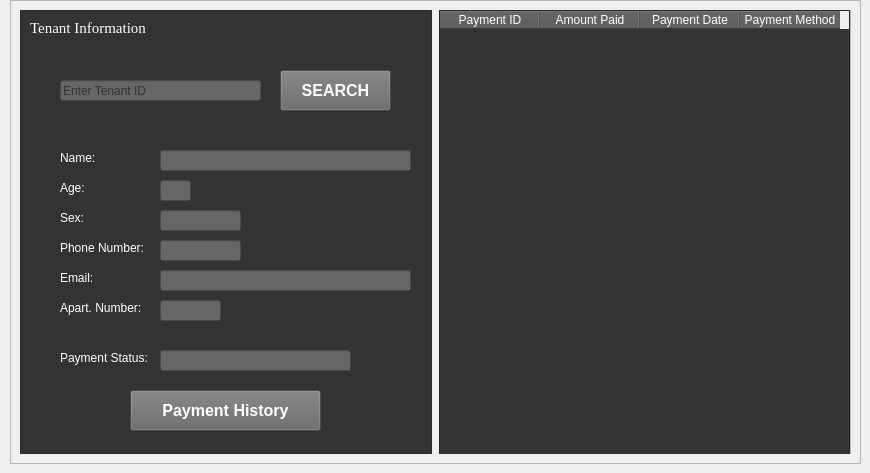
            <widget class="QWidget" name="TenantInfoPage">
             <widget class="QFrame" name="frame_9">
              <property name="geometry">
               <rect>
                <x>10</x>
                <y>0</y>
                <width>851</width>
                <height>464</height>
               </rect>
              </property>
              <property name="frameShape">
               <enum>QFrame::StyledPanel</enum>
              </property>
              <property name="frameShadow">
               <enum>QFrame::Raised</enum>
              </property>
              <layout class="QHBoxLayout" name="horizontalLayout_6">
               <item>
                <widget class="QFrame" name="frame_10">
                 <property name="styleSheet">
                  <string notr="true">background-color: #333333;
color: white;</string>
                 </property>
                 <property name="frameShape">
                  <enum>QFrame::StyledPanel</enum>
                 </property>
                 <property name="frameShadow">
                  <enum>QFrame::Raised</enum>
                 </property>
                 <widget class="QLabel" name="page_label_2">
                  <property name="geometry">
                   <rect>
                    <x>10</x>
                    <y>10</y>
                    <width>201</width>
                    <height>16</height>
                   </rect>
                  </property>
                  <property name="font">
                   <font>
                    <family>Times New Roman</family>
                    <pointsize>11</pointsize>
                   </font>
                  </property>
                  <property name="text">
                   <string>Tenant Information</string>
                  </property>
                 </widget>
                 <widget class="QLineEdit" name="Name_line_edit_2">
                  <property name="geometry">
                   <rect>
                    <x>140</x>
                    <y>140</y>
                    <width>251</width>
                    <height>21</height>
                   </rect>
                  </property>
                  <property name="styleSheet">
                   <string notr="true">QLineEdit {
    background-color: #666666;
    color: black;
}

QLineEdit:!hasFocus {
    color: white;
}
</string>
                  </property>
                  <property name="placeholderText">
                   <string/>
                  </property>
                 </widget>
                 <widget class="QLabel" name="Name_2">
                  <property name="geometry">
                   <rect>
                    <x>40</x>
                    <y>140</y>
                    <width>41</width>
                    <height>16</height>
                   </rect>
                  </property>
                  <property name="text">
                   <string>Name:</string>
                  </property>
                 </widget>
                 <widget class="QLabel" name="Age_2">
                  <property name="geometry">
                   <rect>
                    <x>40</x>
                    <y>170</y>
                    <width>41</width>
                    <height>16</height>
                   </rect>
                  </property>
                  <property name="text">
                   <string>Age:</string>
                  </property>
                 </widget>
                 <widget class="QLineEdit" name="Age_line_edit_2">
                  <property name="geometry">
                   <rect>
                    <x>140</x>
                    <y>170</y>
                    <width>31</width>
                    <height>21</height>
                   </rect>
                  </property>
                  <property name="styleSheet">
                   <string notr="true">background-color: #666666; color: black;</string>
                  </property>
                 </widget>
                 <widget class="QLabel" name="Sex_2">
                  <property name="geometry">
                   <rect>
                    <x>40</x>
                    <y>200</y>
                    <width>41</width>
                    <height>16</height>
                   </rect>
                  </property>
                  <property name="text">
                   <string>Sex:</string>
                  </property>
                 </widget>
                 <widget class="QLineEdit" name="PhoneNum_line_edit_2">
                  <property name="geometry">
                   <rect>
                    <x>140</x>
                    <y>230</y>
                    <width>81</width>
                    <height>21</height>
                   </rect>
                  </property>
                  <property name="styleSheet">
                   <string notr="true">background-color: #666666; color: black;</string>
                  </property>
                  <property name="placeholderText">
                   <string/>
                  </property>
                 </widget>
                 <widget class="QLineEdit" name="Email_line_edit_2">
                  <property name="geometry">
                   <rect>
                    <x>140</x>
                    <y>260</y>
                    <width>251</width>
                    <height>21</height>
                   </rect>
                  </property>
                  <property name="styleSheet">
                   <string notr="true">background-color: #666666; color: black;</string>
                  </property>
                  <property name="text">
                   <string/>
                  </property>
                 </widget>
                 <widget class="QLabel" name="Phone_number_2">
                  <property name="geometry">
                   <rect>
                    <x>40</x>
                    <y>230</y>
                    <width>91</width>
                    <height>16</height>
                   </rect>
                  </property>
                  <property name="text">
                   <string>Phone Number:</string>
                  </property>
                 </widget>
                 <widget class="QLabel" name="Email_2">
                  <property name="geometry">
                   <rect>
                    <x>40</x>
                    <y>260</y>
                    <width>41</width>
                    <height>16</height>
                   </rect>
                  </property>
                  <property name="text">
                   <string>Email:</string>
                  </property>
                 </widget>
                 <widget class="QLabel" name="Apart_num_2">
                  <property name="geometry">
                   <rect>
                    <x>40</x>
                    <y>290</y>
                    <width>81</width>
                    <height>16</height>
                   </rect>
                  </property>
                  <property name="text">
                   <string>Apart. Number:</string>
                  </property>
                 </widget>
                 <widget class="QPushButton" name="SearchTenantBtn">
                  <property name="geometry">
                   <rect>
                    <x>260</x>
                    <y>60</y>
                    <width>111</width>
                    <height>41</height>
                   </rect>
                  </property>
                  <property name="font">
                   <font>
                    <pointsize>12</pointsize>
                    <bold>true</bold>
                   </font>
                  </property>
                  <property name="styleSheet">
                   <string notr="true">background-color: #666666; color: white
;
</string>
                  </property>
                  <property name="text">
                   <string>SEARCH</string>
                  </property>
                 </widget>
                 <widget class="QPushButton" name="PayHisBtn">
                  <property name="geometry">
                   <rect>
                    <x>110</x>
                    <y>380</y>
                    <width>191</width>
                    <height>41</height>
                   </rect>
                  </property>
                  <property name="font">
                   <font>
                    <pointsize>12</pointsize>
                    <bold>true</bold>
                   </font>
                  </property>
                  <property name="styleSheet">
                   <string notr="true">background-color: #666666; color: white
;
</string>
                  </property>
                  <property name="text">
                   <string>Payment History</string>
                  </property>
                 </widget>
                 <widget class="QLineEdit" name="Search_line_edit">
                  <property name="geometry">
                   <rect>
                    <x>40</x>
                    <y>70</y>
                    <width>201</width>
                    <height>21</height>
                   </rect>
                  </property>
                  <property name="styleSheet">
                   <string notr="true">background-color: #666666; color: black;</string>
                  </property>
                  <property name="placeholderText">
                   <string>Enter Tenant ID</string>
                  </property>
                 </widget>
                 <widget class="QLineEdit" name="Email_line_edit_3">
                  <property name="geometry">
                   <rect>
                    <x>140</x>
                    <y>340</y>
                    <width>191</width>
                    <height>21</height>
                   </rect>
                  </property>
                  <property name="styleSheet">
                   <string notr="true">background-color: #666666; color: black;</string>
                  </property>
                  <property name="text">
                   <string/>
                  </property>
                 </widget>
                 <widget class="QLabel" name="PayStat">
                  <property name="geometry">
                   <rect>
                    <x>40</x>
                    <y>340</y>
                    <width>91</width>
                    <height>16</height>
                   </rect>
                  </property>
                  <property name="text">
                   <string>Payment Status:</string>
                  </property>
                 </widget>
                 <widget class="QLineEdit" name="Sex_line_edit_2">
                  <property name="geometry">
                   <rect>
                    <x>140</x>
                    <y>200</y>
                    <width>81</width>
                    <height>21</height>
                   </rect>
                  </property>
                  <property name="styleSheet">
                   <string notr="true">background-color: #666666; color: black;</string>
                  </property>
                 </widget>
                 <widget class="QLineEdit" name="ApartNum_line_edit_2">
                  <property name="geometry">
                   <rect>
                    <x>140</x>
                    <y>290</y>
                    <width>61</width>
                    <height>21</height>
                   </rect>
                  </property>
                  <property name="styleSheet">
                   <string notr="true">background-color: #666666; color: black;</string>
                  </property>
                 </widget>
                </widget>
               </item>
               <item>
                <spacer name="horizontalSpacer_2">
                 <property name="orientation">
                  <enum>Qt::Horizontal</enum>
                 </property>
                 <property name="sizeType">
                  <enum>QSizePolicy::Fixed</enum>
                 </property>
                 <property name="sizeHint" stdset="0">
                  <size>
                   <width>1</width>
                   <height>1</height>
                  </size>
                 </property>
                </spacer>
               </item>
               <item>
                <widget class="QFrame" name="frame_11">
                 <property name="frameShape">
                  <enum>QFrame::StyledPanel</enum>
                 </property>
                 <property name="frameShadow">
                  <enum>QFrame::Raised</enum>
                 </property>
                 <widget class="QTableWidget" name="PayHis_tableWidget_2">
                  <property name="geometry">
                   <rect>
                    <x>0</x>
                    <y>0</y>
                    <width>411</width>
                    <height>451</height>
                   </rect>
                  </property>
                  <property name="styleSheet">
                   <string notr="true">
    QTableWidget {
        background-color: #333333;
        color: white;
    }

    QHeaderView::section {
        background-color: #555555;
        color: white;
    }

    QScrollBar:vertical {
        background-color: #555555;
        width: 15px;
    }

    QScrollBar::handle:vertical {
        background-color: #888888;
    }

    QScrollBar::add-line:vertical, QScrollBar::sub-line:vertical {
        background: none;
    }
</string>
                  </property>
                  <column>
                   <property name="text">
                    <string>Payment ID</string>
                   </property>
                  </column>
                  <column>
                   <property name="text">
                    <string>Amount Paid</string>
                   </property>
                  </column>
                  <column>
                   <property name="text">
                    <string>Payment Date</string>
                   </property>
                  </column>
                  <column>
                   <property name="text">
                    <string>Payment Method</string>
                   </property>
                  </column>
                 </widget>
                </widget>
               </item>
              </layout>
             </widget>
            </widget>
